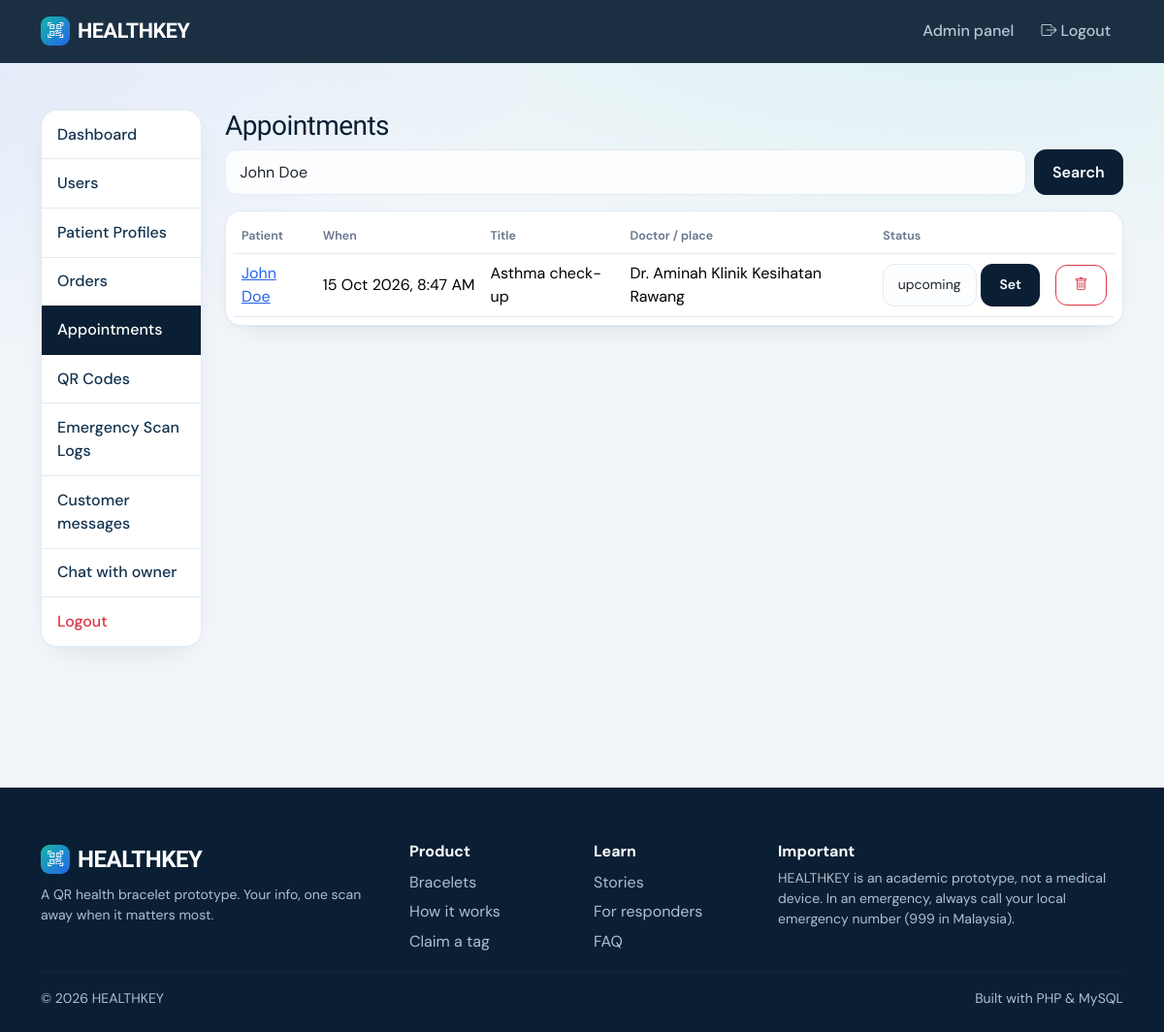
The app's page /admin/appointments.php?s=John Doe (signed in) with its own data.
### tables this page shows
CREATE TABLE IF NOT EXISTS appointments(id INT AUTO_INCREMENT PRIMARY KEY,user_id INT NOT NULL,title VARCHAR(120) NOT NULL,doctor_name VARCHAR(100),location VARCHAR(150),appointment_date DATETIME NOT NULL,notes TEXT,status ENUM('upcoming','completed','cancelled') NOT NULL DEFAULT 'upcoming',created_at TIMESTAMP DEFAULT CURRENT_TIMESTAMP,updated_at TIMESTAMP DEFAULT CURRENT_TIMESTAMP ON UPDATE CURRENT_TIMESTAMP,INDEX(user_id,appointment_date),FOREIGN KEY(user_id) REFERENCES users(id) ON DELETE CASCADE);

CREATE TABLE users(id INT AUTO_INCREMENT PRIMARY KEY,name VARCHAR(100) NOT NULL,email VARCHAR(150) NOT NULL UNIQUE,password VARCHAR(255) NOT NULL,phone VARCHAR(30),role ENUM('user','admin','superadmin') NOT NULL DEFAULT 'user',is_active TINYINT DEFAULT 1,created_at TIMESTAMP DEFAULT CURRENT_TIMESTAMP,updated_at TIMESTAMP DEFAULT CURRENT_TIMESTAMP ON UPDATE CURRENT_TIMESTAMP);

### includes/functions.php (called while the page is built, shortened)
<?php
function e($v){return htmlspecialchars((string)$v,ENT_QUOTES,'UTF-8');}

### includes/database.php (called while the page is built)
<?php
function db(){static $p;if(!$p){$p=new PDO('mysql:host='.DB_HOST.';dbname='.DB_NAME.';charset=utf8mb4',DB_USER,DB_PASS,[PDO::ATTR_ERRMODE=>PDO::ERRMODE_EXCEPTION,PDO::ATTR_DEFAULT_FETCH_MODE=>PDO::FETCH_ASSOC]);}return $p;}
function q($sql,$a=[]){$s=db()->prepare($sql);$s->execute($a);return $s;}

### admin/appointments.php (the view, shortened to what this page needs)
<?php require '_top.php';
$s='%'.trim($_GET['s']??'').'%';[$pg,$off,$per]=page(0);
$rows=q("SELECT a.*,u.name FROM appointments a JOIN users u ON u.id=a.user_id WHERE u.name LIKE ? OR a.title LIKE ? ORDER BY a.appointment_date DESC LIMIT $per OFFSET $off",[$s,$s])->fetchAll();?>
<h3>Appointments</h3><form class="mb-3 d-flex gap-2"><input name="s" class="form-control" placeholder="Search patient or title" value="<?=e($_GET['s']??'')?>"><button class="btn btn-primary">Search</button></form>
<div class="table-responsive card p-2"><table class="table align-middle mb-0"><tr><th>Patient</th><th>When</th><th>Title</th><th>Doctor / place</th><th>Status</th><th></th></tr>
<?php foreach($rows as $r):?><tr><td><a href="user-view.php?id=<?=$r['user_id']?>"><?=e($r['name'])?></a></td><td class="text-nowrap"><?=e(date('j M Y, g:i A',strtotime($r['appointment_date'])))?></td><td><?=e($r['title'])?></td><td><?=e(trim($r['doctor_name'].' '.$r['location'])?:'—')?></td>
<td><form method="post" class="d-flex gap-1"><?=csrf()?><input type="hidden" name="id" value="<?=$r['id']?>"><select name="status" class="form-select form-select-sm"><?php foreach(['upcoming','completed','cancelled'] as $x)echo '<option '.($x===$r['status']?'selected':'').'>'.$x.'</option>';?></select><button class="btn btn-sm btn-primary">Set</button></form></td>
<td><form method="post" onsubmit="return confirm('Delete this appointment?')"><button class="btn btn-sm btn-outline-danger"><i class="bi bi-trash"></i></button></form></td></tr><?php endforeach;?></table></div>
<?php require '_bottom.php';

### assets/css/style.css (style rules this page uses)
:root { --ink:#0A1F33;--ink2:#12324F;--teal:#14B8A6;--teal-d:#0D9488;--blue:#2563EB;--alert:#F0484B;--paper:#F2F6FA;--line:#E3EAF1;--mute:#64748B;--r:16px }
* { -webkit-font-smoothing:antialiased }
body { font-family:'DM Sans',system-ui,sans-serif;background:var(--paper);color:var(--ink);background-image:radial-gradient(900px 400px at 85% -100px,rgba(20,184,166,.13),transparent),radial-gradient(700px 400px at -10% 0,rgba(37,99,235,.09),transparent);background-repeat:no-repeat }
h1,h2,h3,h4,h5,.navbar-brand,.stat { font-family:'Bricolage Grotesque','DM Sans',sans-serif;letter-spacing:-.02em }
a { color:var(--blue) }
.card { background:#fff;border:1px solid var(--line);border-radius:var(--r);box-shadow:0 1px 2px rgba(10,31,51,.04),0 12px 32px -18px rgba(10,31,51,.18) }
.btn { border-radius:12px;font-weight:600;padding:.6rem 1.15rem;transition:transform .15s,box-shadow .15s,background .15s }
.btn-primary { background:var(--ink);border-color:var(--ink) }
.form-control,.form-select { border:1.5px solid var(--line);border-radius:12px;padding:.65rem .9rem;background:#fbfdff }
.table { --bs-table-bg:transparent }
.table th { font-size:.78rem;color:var(--mute);font-weight:600;border-bottom:1.5px solid var(--line) }
.table td { border-color:var(--line) }

### records on screen
appointments: user.name "John Doe", appointment_date "15 Oct 2026, 8:47 AM", title "Asthma check-up", doctor_name+location "Dr. Aminah Klinik Kesihatan Rawang", status "upcoming"

### other values on screen
$l "Dashboard"
$l "Users"
$l "Patient Profiles"
$l "Orders"
$l "Appointments"
$l "QR Codes"
$l "Emergency Scan Logs"
$l "Customer messages"
$l "Chat with owner"
